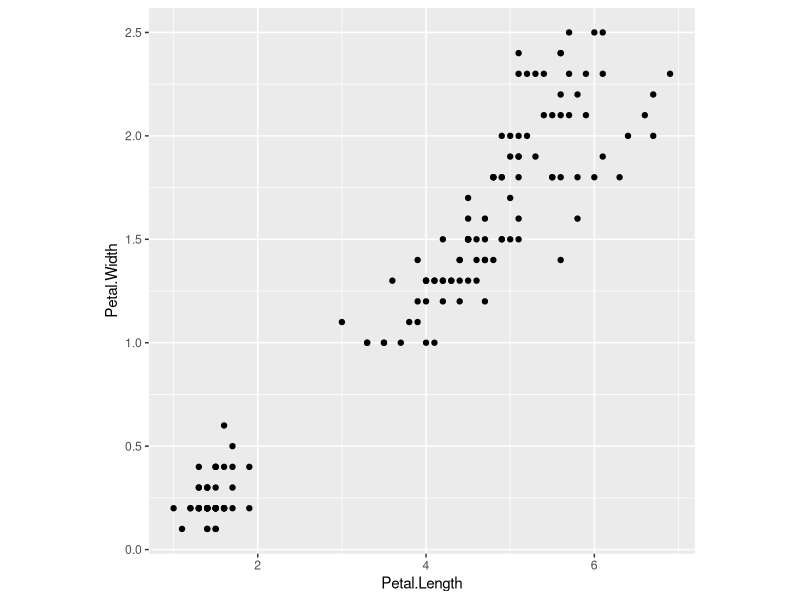
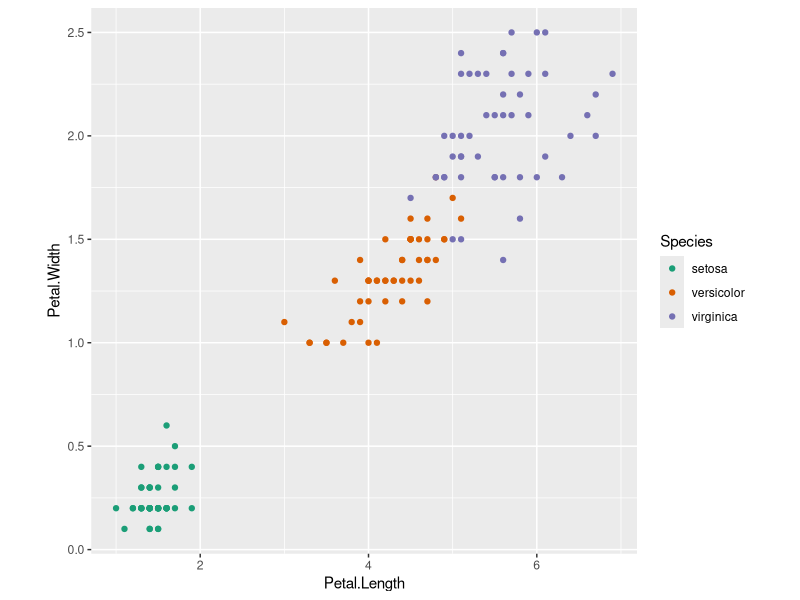
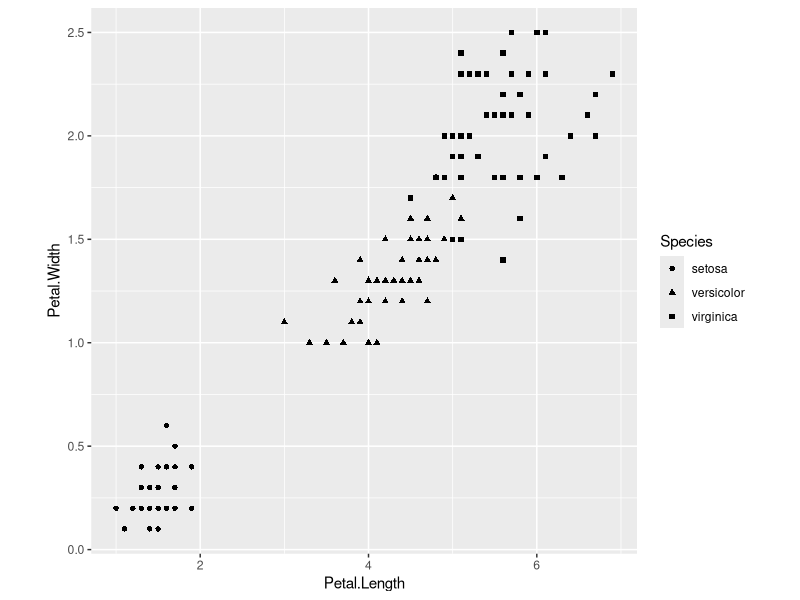
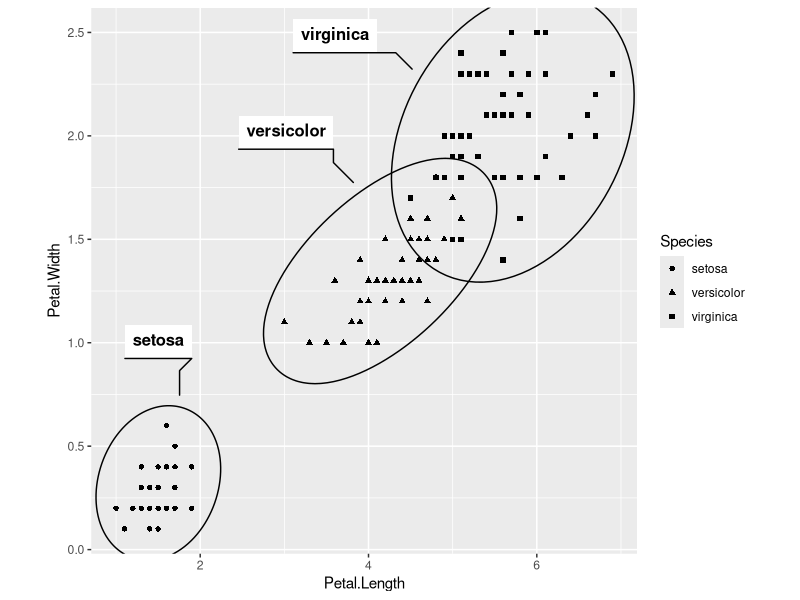

These charts were generated, in order, by the following R code:
## ---- chunk 1
library(ggplot2)
ggplot(iris, aes(x=Petal.Length, y=Petal.Width)) + geom_point() + theme(aspect.ratio = 1)
## ---- chunk 2
library(ggplot2)
ggplot(iris, aes(x=Petal.Length, y=Petal.Width, col=Species)) + geom_point() + scale_color_brewer(palette="Dark2") + theme(aspect.ratio = 1)
## ---- chunk 3
library(ggplot2)
ggplot(iris, aes(x=Petal.Length, y=Petal.Width, shape=Species)) + geom_point() +  theme(aspect.ratio = 1)
## ---- chunk 4
library(ggforce)
ggplot(iris, aes(x=Petal.Length, y=Petal.Width, shape=Species)) + geom_point() + geom_mark_ellipse(aes(label = Species)) +  theme(aspect.ratio = 1)
